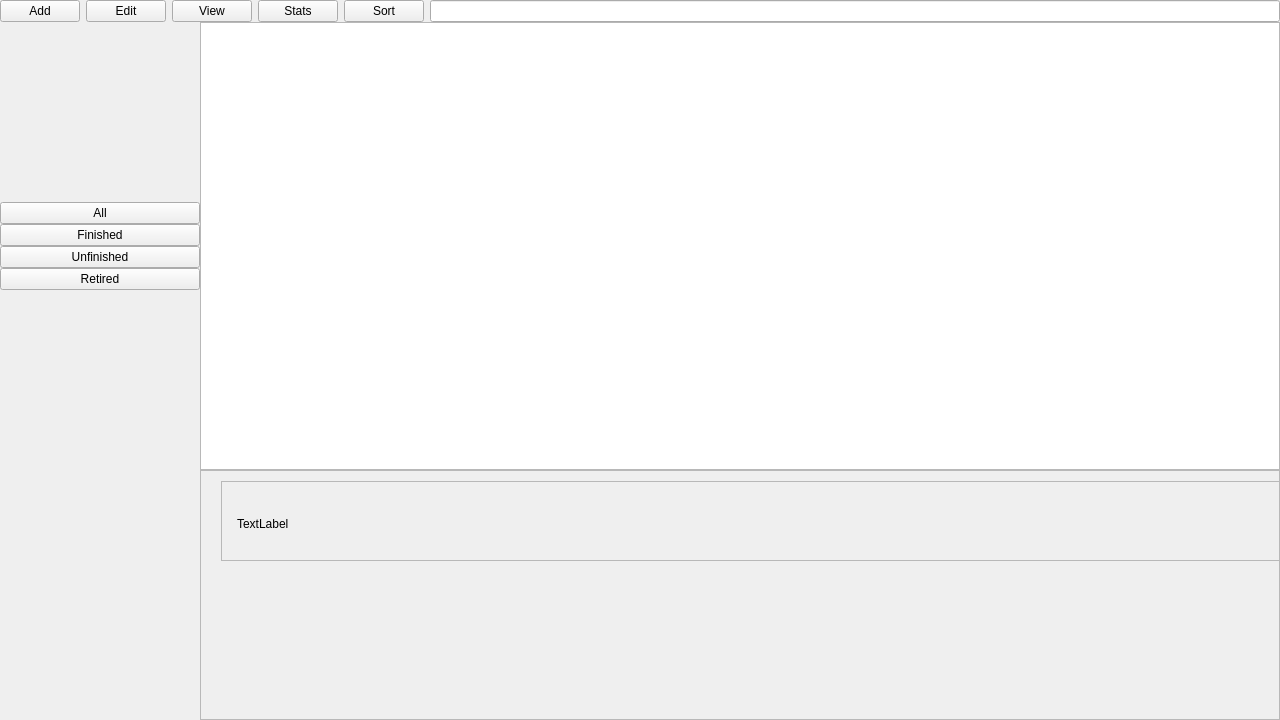
<?xml version="1.0" encoding="UTF-8"?>
<ui version="4.0">
 <class>MainWindow</class>
 <widget class="QMainWindow" name="MainWindow">
  <property name="geometry">
   <rect>
    <x>0</x>
    <y>0</y>
    <width>1280</width>
    <height>720</height>
   </rect>
  </property>
  <property name="windowTitle">
   <string>Game Tracker</string>
  </property>
  <widget class="QWidget" name="centralWidget">
   <layout class="QGridLayout" name="gridLayout">
    <property name="leftMargin">
     <number>0</number>
    </property>
    <property name="topMargin">
     <number>0</number>
    </property>
    <property name="rightMargin">
     <number>0</number>
    </property>
    <property name="bottomMargin">
     <number>0</number>
    </property>
    <property name="spacing">
     <number>0</number>
    </property>
    <item row="0" column="0" colspan="2">
     <layout class="QHBoxLayout" name="horizontalLayout">
      <item>
       <widget class="QPushButton" name="addButton">
        <property name="text">
         <string>Add</string>
        </property>
       </widget>
      </item>
      <item>
       <widget class="QPushButton" name="editButton">
        <property name="text">
         <string>Edit</string>
        </property>
       </widget>
      </item>
      <item>
       <widget class="QPushButton" name="viewButton">
        <property name="text">
         <string>View</string>
        </property>
       </widget>
      </item>
      <item>
       <widget class="QPushButton" name="statsButton">
        <property name="text">
         <string>Stats</string>
        </property>
       </widget>
      </item>
      <item>
       <widget class="QPushButton" name="sortButton">
        <property name="text">
         <string>Sort</string>
        </property>
       </widget>
      </item>
      <item>
       <widget class="QLineEdit" name="lineEdit"/>
      </item>
     </layout>
    </item>
    <item row="1" column="0">
     <layout class="QVBoxLayout" name="verticalLayout">
      <property name="spacing">
       <number>0</number>
      </property>
      <property name="sizeConstraint">
       <enum>QLayout::SetDefaultConstraint</enum>
      </property>
      <item>
       <spacer name="verticalSpacer_2">
        <property name="orientation">
         <enum>Qt::Vertical</enum>
        </property>
        <property name="sizeHint" stdset="0">
         <size>
          <width>20</width>
          <height>40</height>
         </size>
        </property>
       </spacer>
      </item>
      <item>
       <widget class="QPushButton" name="allButton">
        <property name="text">
         <string>All</string>
        </property>
       </widget>
      </item>
      <item>
       <widget class="QPushButton" name="finishedButton">
        <property name="text">
         <string>Finished</string>
        </property>
       </widget>
      </item>
      <item>
       <widget class="QPushButton" name="unfinishedButton">
        <property name="text">
         <string>Unfinished</string>
        </property>
       </widget>
      </item>
      <item>
       <widget class="QPushButton" name="retiredButton">
        <property name="text">
         <string>Retired</string>
        </property>
       </widget>
      </item>
      <item>
       <spacer name="verticalSpacer">
        <property name="orientation">
         <enum>Qt::Vertical</enum>
        </property>
        <property name="sizeHint" stdset="0">
         <size>
          <width>20</width>
          <height>40</height>
         </size>
        </property>
       </spacer>
      </item>
      <item>
       <widget class="QLabel" name="label">
        <property name="sizePolicy">
         <sizepolicy hsizetype="Minimum" vsizetype="Minimum">
          <horstretch>0</horstretch>
          <verstretch>0</verstretch>
         </sizepolicy>
        </property>
        <property name="minimumSize">
         <size>
          <width>200</width>
          <height>250</height>
         </size>
        </property>
        <property name="maximumSize">
         <size>
          <width>200</width>
          <height>250</height>
         </size>
        </property>
        <property name="baseSize">
         <size>
          <width>0</width>
          <height>0</height>
         </size>
        </property>
        <property name="text">
         <string/>
        </property>
       </widget>
      </item>
      <item>
       <spacer name="verticalSpacer_3">
        <property name="orientation">
         <enum>Qt::Vertical</enum>
        </property>
        <property name="sizeType">
         <enum>QSizePolicy::Fixed</enum>
        </property>
        <property name="sizeHint" stdset="0">
         <size>
          <width>20</width>
          <height>0</height>
         </size>
        </property>
       </spacer>
      </item>
     </layout>
    </item>
    <item row="1" column="1">
     <layout class="QVBoxLayout" name="verticalLayout_2">
      <property name="spacing">
       <number>0</number>
      </property>
      <item>
       <widget class="QStackedWidget" name="stackedWidget">
        <property name="currentIndex">
         <number>0</number>
        </property>
        <widget class="QWidget" name="page_3">
         <layout class="QVBoxLayout" name="verticalLayout_3">
          <property name="leftMargin">
           <number>0</number>
          </property>
          <property name="topMargin">
           <number>0</number>
          </property>
          <property name="rightMargin">
           <number>0</number>
          </property>
          <property name="bottomMargin">
           <number>0</number>
          </property>
          <item>
           <widget class="QTableView" name="tableView"/>
          </item>
         </layout>
        </widget>
        <widget class="QWidget" name="page_4"/>
       </widget>
      </item>
      <item>
       <widget class="QScrollArea" name="scrollArea">
        <property name="minimumSize">
         <size>
          <width>0</width>
          <height>214</height>
         </size>
        </property>
        <property name="maximumSize">
         <size>
          <width>16777215</width>
          <height>250</height>
         </size>
        </property>
        <property name="widgetResizable">
         <bool>true</bool>
        </property>
        <widget class="QWidget" name="scrollAreaWidgetContents">
         <property name="geometry">
          <rect>
           <x>0</x>
           <y>0</y>
           <width>1074</width>
           <height>248</height>
          </rect>
         </property>
         <widget class="QFrame" name="frame">
          <property name="geometry">
           <rect>
            <x>20</x>
            <y>10</y>
            <width>1121</width>
            <height>80</height>
           </rect>
          </property>
          <property name="frameShape">
           <enum>QFrame::StyledPanel</enum>
          </property>
          <property name="frameShadow">
           <enum>QFrame::Raised</enum>
          </property>
          <widget class="QLabel" name="label_2">
           <property name="geometry">
            <rect>
             <x>16</x>
             <y>22</y>
             <width>141</width>
             <height>41</height>
            </rect>
           </property>
           <property name="text">
            <string>TextLabel</string>
           </property>
          </widget>
         </widget>
        </widget>
       </widget>
      </item>
     </layout>
    </item>
   </layout>
  </widget>
 </widget>
 <layoutdefault spacing="6" margin="11"/>
 <resources/>
 <connections/>
</ui>
